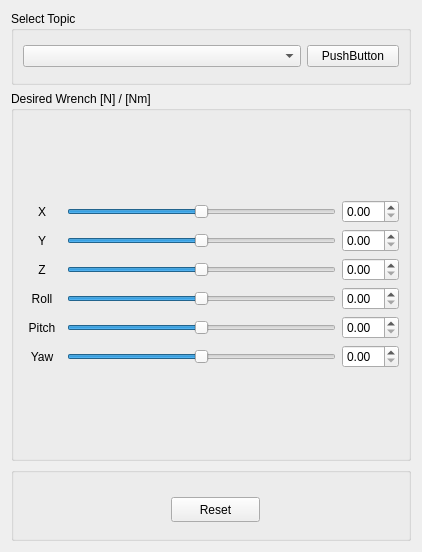
<?xml version="1.0" encoding="UTF-8"?>
<ui version="4.0">
 <class>Form</class>
 <widget class="QWidget" name="Form">
  <property name="geometry">
   <rect>
    <x>0</x>
    <y>0</y>
    <width>422</width>
    <height>552</height>
   </rect>
  </property>
  <property name="windowTitle">
   <string>Form</string>
  </property>
  <layout class="QVBoxLayout" name="verticalLayout" stretch="1,5,1">
   <item>
    <widget class="QGroupBox" name="header">
     <property name="title">
      <string>Select Topic</string>
     </property>
     <layout class="QHBoxLayout" name="horizontalLayout" stretch="3,1">
      <item>
       <widget class="QComboBox" name="topic_selector"/>
      </item>
      <item>
       <widget class="QPushButton" name="send_button">
        <property name="text">
         <string>PushButton</string>
        </property>
       </widget>
      </item>
     </layout>
    </widget>
   </item>
   <item>
    <widget class="QGroupBox" name="center">
     <property name="title">
      <string>Desired Wrench [N] / [Nm]</string>
     </property>
     <layout class="QVBoxLayout" name="verticalLayout_3">
      <item>
       <layout class="QVBoxLayout" name="verticalLayout_2">
        <item>
         <layout class="QHBoxLayout" name="horizontalLayout_2" stretch="1,7,1">
          <item>
           <widget class="QLabel" name="Xlabel">
            <property name="text">
             <string>X</string>
            </property>
            <property name="textFormat">
             <enum>Qt::AutoText</enum>
            </property>
            <property name="alignment">
             <set>Qt::AlignCenter</set>
            </property>
           </widget>
          </item>
          <item>
           <widget class="QSlider" name="XhorizontalSlider">
            <property name="layoutDirection">
             <enum>Qt::LeftToRight</enum>
            </property>
            <property name="minimum">
             <number>-100</number>
            </property>
            <property name="maximum">
             <number>100</number>
            </property>
            <property name="tracking">
             <bool>true</bool>
            </property>
            <property name="orientation">
             <enum>Qt::Horizontal</enum>
            </property>
           </widget>
          </item>
          <item>
           <widget class="QDoubleSpinBox" name="XdoubleSpinBox"/>
          </item>
         </layout>
        </item>
        <item>
         <layout class="QHBoxLayout" name="horizontalLayout_4" stretch="1,7,1">
          <item>
           <widget class="QLabel" name="Ylabel">
            <property name="text">
             <string>Y</string>
            </property>
            <property name="alignment">
             <set>Qt::AlignCenter</set>
            </property>
           </widget>
          </item>
          <item>
           <widget class="QSlider" name="YhorizontalSlider">
            <property name="minimum">
             <number>-100</number>
            </property>
            <property name="maximum">
             <number>100</number>
            </property>
            <property name="orientation">
             <enum>Qt::Horizontal</enum>
            </property>
           </widget>
          </item>
          <item>
           <widget class="QDoubleSpinBox" name="YdoubleSpinBox"/>
          </item>
         </layout>
        </item>
        <item>
         <layout class="QHBoxLayout" name="horizontalLayout_5" stretch="1,7,1">
          <item>
           <widget class="QLabel" name="Zlabel">
            <property name="text">
             <string>Z</string>
            </property>
            <property name="alignment">
             <set>Qt::AlignCenter</set>
            </property>
           </widget>
          </item>
          <item>
           <widget class="QSlider" name="ZhorizontalSlider">
            <property name="minimum">
             <number>-100</number>
            </property>
            <property name="maximum">
             <number>100</number>
            </property>
            <property name="orientation">
             <enum>Qt::Horizontal</enum>
            </property>
           </widget>
          </item>
          <item>
           <widget class="QDoubleSpinBox" name="ZdoubleSpinBox"/>
          </item>
         </layout>
        </item>
        <item>
         <layout class="QHBoxLayout" name="horizontalLayout_6" stretch="1,7,1">
          <item>
           <widget class="QLabel" name="Rolllabel">
            <property name="text">
             <string>Roll</string>
            </property>
            <property name="alignment">
             <set>Qt::AlignCenter</set>
            </property>
           </widget>
          </item>
          <item>
           <widget class="QSlider" name="RollhorizontalSlider">
            <property name="minimum">
             <number>-100</number>
            </property>
            <property name="maximum">
             <number>100</number>
            </property>
            <property name="orientation">
             <enum>Qt::Horizontal</enum>
            </property>
           </widget>
          </item>
          <item>
           <widget class="QDoubleSpinBox" name="RolldoubleSpinBox"/>
          </item>
         </layout>
        </item>
        <item>
         <layout class="QHBoxLayout" name="horizontalLayout_7" stretch="1,7,1">
          <item>
           <widget class="QLabel" name="Pitchlabel">
            <property name="text">
             <string>Pitch</string>
            </property>
            <property name="alignment">
             <set>Qt::AlignCenter</set>
            </property>
           </widget>
          </item>
          <item>
           <widget class="QSlider" name="PitchhorizontalSlider">
            <property name="minimum">
             <number>-100</number>
            </property>
            <property name="maximum">
             <number>100</number>
            </property>
            <property name="orientation">
             <enum>Qt::Horizontal</enum>
            </property>
           </widget>
          </item>
          <item>
           <widget class="QDoubleSpinBox" name="PitchdoubleSpinBox"/>
          </item>
         </layout>
        </item>
        <item>
         <layout class="QHBoxLayout" name="horizontalLayout_8" stretch="1,7,1">
          <item>
           <widget class="QLabel" name="Yawlabel">
            <property name="text">
             <string>Yaw</string>
            </property>
            <property name="alignment">
             <set>Qt::AlignCenter</set>
            </property>
           </widget>
          </item>
          <item>
           <widget class="QSlider" name="YawhorizontalSlider">
            <property name="minimum">
             <number>-100</number>
            </property>
            <property name="maximum">
             <number>100</number>
            </property>
            <property name="orientation">
             <enum>Qt::Horizontal</enum>
            </property>
           </widget>
          </item>
          <item>
           <widget class="QDoubleSpinBox" name="YawdoubleSpinBox"/>
          </item>
         </layout>
        </item>
       </layout>
      </item>
     </layout>
    </widget>
   </item>
   <item>
    <widget class="QGroupBox" name="footer">
     <property name="title">
      <string/>
     </property>
     <widget class="QPushButton" name="reset_button">
      <property name="geometry">
       <rect>
        <x>160</x>
        <y>30</y>
        <width>89</width>
        <height>25</height>
       </rect>
      </property>
      <property name="text">
       <string>Reset</string>
      </property>
     </widget>
    </widget>
   </item>
  </layout>
 </widget>
 <resources/>
 <connections/>
</ui>
